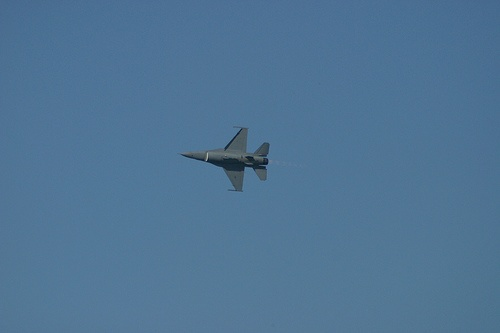
#> input picture source/cv/image/2007_000243.jpg, 500 x 333 px
$ python SIFT_example.py
#> lines starting #> are read from the running program, lines starting #| are printed output that depends on the picture
import cv2
import copy
from cv2 import ROTATE_90_CLOCKWISE
import numpy as np

filename = "./image/2007_000243.jpg"

image1 = cv2.imread(filename)
#> image1 is the input picture: shape (333, 500, 3); mean B, G, R 148.5, 116.5, 79.8
gray1 = cv2.cvtColor(image1, cv2.COLOR_BGR2GRAY)
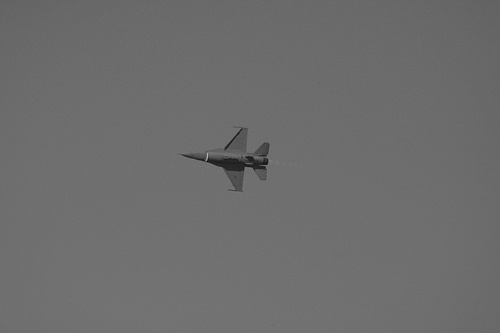
#> gray1: shape (333, 500); min 18, max 178, mean 109.1

image2 = copy.copy(image1)
height, width = image2.shape[0], image2.shape[1]
#> height = 333; width = 500
image2 = cv2.resize(image2, (int(height*0.5), int(width*0.5)))
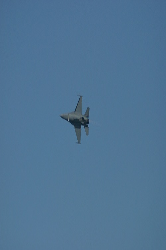
#> image2: shape (250, 166, 3); mean B, G, R 148.4, 116.4, 79.7
image2 = cv2.rotate(image2, ROTATE_90_CLOCKWISE)
#> image2: shape (166, 250, 3)
gray2 = cv2.cvtColor(image2, cv2.COLOR_BGR2GRAY)

sift = cv2.SIFT_create()
keypoints_1, descriptorrs_1 = sift.detectAndCompute(image1, None)
#> keypoints_1 = 20 keypoints; strongest (x, y, size): (267, 163, 1.8), (203, 160, 1.9), (210, 161, 3.5), (226, 148, 2.1)
keypoints_2, descriptorrs_2 = sift.detectAndCompute(image2, None)
#> keypoints_2 = 9 keypoints; (x, y, size): (123, 82, 2), (127, 76, 7.1), (127, 76, 7.1), (126, 86, 4.3), (141, 88, 1.9), (141, 88, 1.9), (114, 79, 3.7), (137, 83, 2.1), (138, 84, 2.7)

result1 = cv2.drawKeypoints(gray1, keypoints_1, image1)
result2 = cv2.drawKeypoints(gray2, keypoints_2, image2)

bf = cv2.BFMatcher(cv2.NORM_L1, crossCheck=True)
matches = bf.match(descriptorrs_1, descriptorrs_2)
#> matches = 7 matches
matches = sorted(matches, key = lambda x:x.distance)

result3 = cv2.drawMatches(image1, keypoints_1, image2, keypoints_2, matches[:50], image2, flags=2)
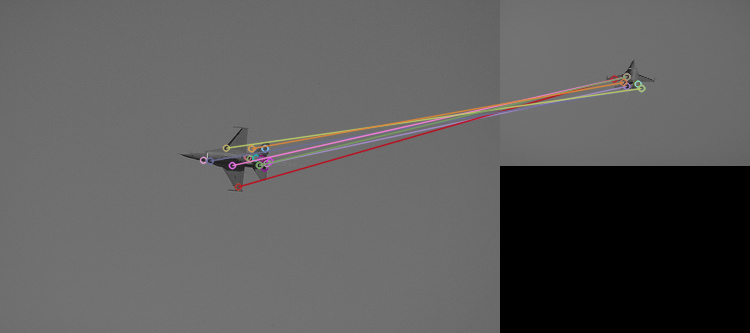
#> result3: shape (333, 750, 3); mean B, G, R 91.1, 91.3, 92

cv2.imshow('draw kepoints1', result1)
cv2.imshow('draw kepoints2', result2)
cv2.imshow('connected', result3)
cv2.waitKey(0)
